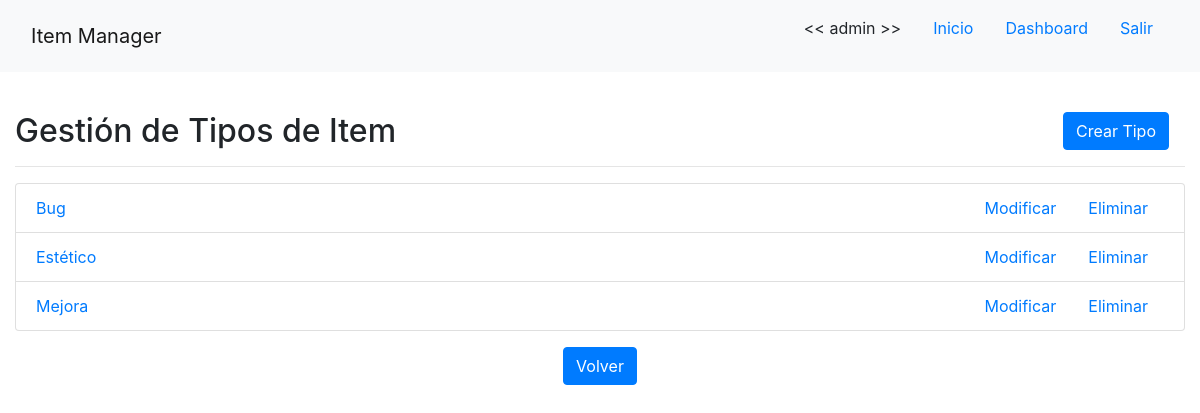
The page /tipoitem/ (signed in) on the database as committed earlier.
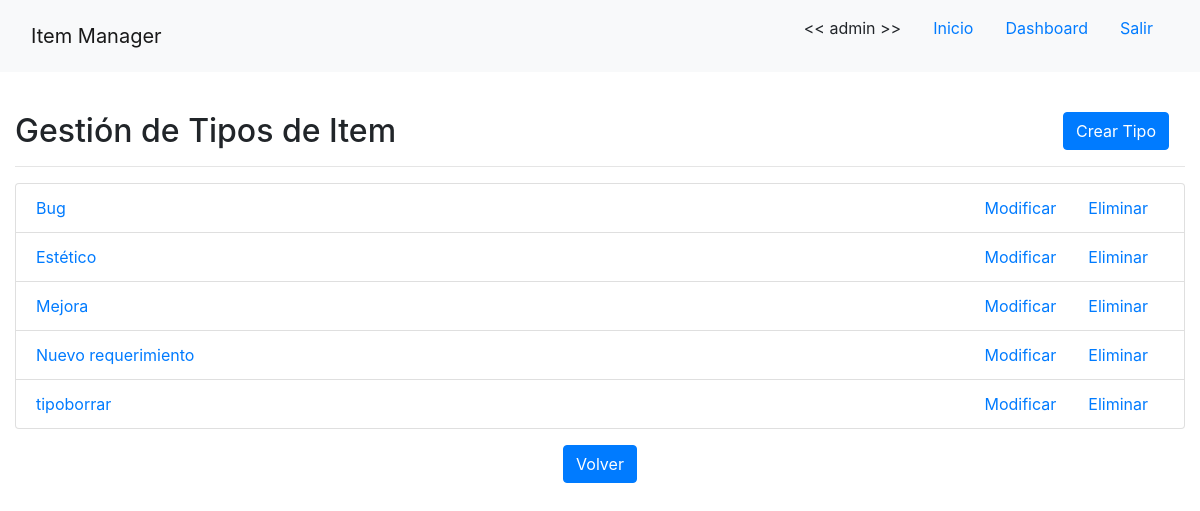
The same page on the database as committed later.
### app/models/tipo_item.py (models this page shows, shortened)
class TipoItem(models.Model):
    nombre = models.CharField(verbose_name='nombre', max_length=255, unique=True)
    detalle = models.CharField(verbose_name='detalle', max_length=255)
    estado_inicial = models.ForeignKey(EstadoItem, verbose_name='estado inicial', on_delete=models.PROTECT)
    workflow = models.ManyToManyField(CambioEstado, verbose_name='workflow')

### app/views/tipo_item.py (the view)
# urls.py: path('tipoitem/', TipoItemListView.as_view(), name='tipoitem-list'),
class TipoItemListView(LoginRequiredMixin, ListView):
    template_name = 'app/tipo_item_list.html'
    model = TipoItem
    queryset = TipoItem.objects.order_by('nombre')

### app/templates/app/tipo_item_list.html (shortened to what this page needs)
{% extends 'base.html' %}
{% load crispy_forms_tags %}
{% block content %}
    {% if user.is_staff %}
    <br>
    <h2>Gestión de Tipos de Item
    <div class="float-right"><a class="btn btn-primary mx-3 float-right" href="{% url 'tipoitem-create' %}">Crear Tipo</a></div>
    </h2>
    <hr>
    <ul class="list-group">
        {% for tipo in object_list %}
            <li class="list-group-item">
                <a href="{% url 'tipoitem-detail' tipo.id %}">
                    <div class="float-left">{{ tipo.nombre }}</div>
                </a>
                <div>
                    <a class="mx-3 float-right" href="{% url 'tipoitem-delete' tipo.id %}">Eliminar</a>
                    <a class="mx-3 float-right" href="{% url 'tipoitem-update' tipo.id %}">Modificar</a>
                </div>
            </li>
        {% endfor %}
    </ul>
    <div class="text-center mt-3">
        <a class="btn btn-primary" href="{% url 'dashboard' %}">Volver</a>
    </div>
    {% else %}
        <br>
        <h2>No tiene los permisos necesarios para ver esta página!</h2>
        <a class="btn btn-primary" href="{% url 'home' %}">Volver al Inicio</a>
    {% endif %}
{% endblock %}

Rows that differ between the two databases and show on the page:
added TipoItem: nombre "Nuevo requerimiento"
added TipoItem: nombre "tipoborrar"
